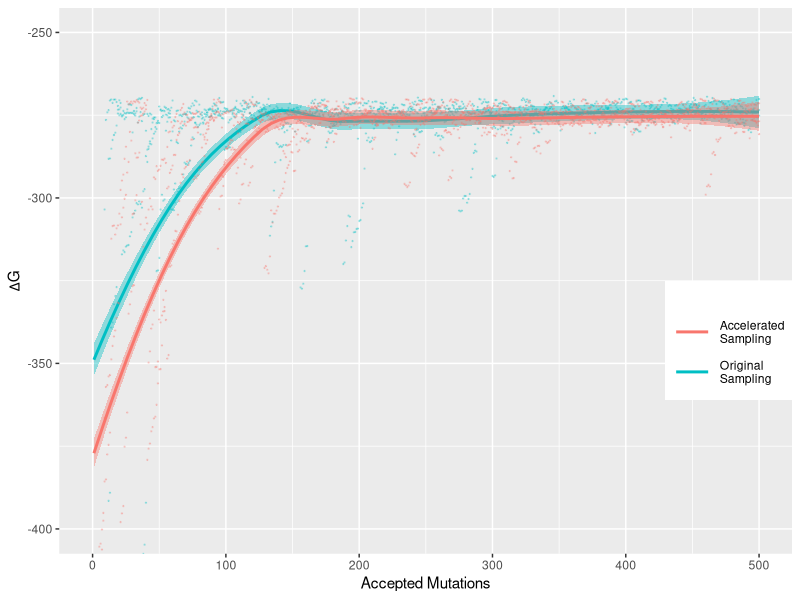

Write the R code that produced this figure. (Note: this script raises an error after producing the figure.)
library(ggplot2)
library(cowplot)
library(gridExtra)
#draws G and delta G for protein simulations. This program assumes that you are reading files that are only 500 long


#color scale to match ggplots default
ggplotColours <- function(n = 6, h = c(0, 360) + 15){
  if ((diff(h) %% 360) < 1) h[2] <- h[2] - 360/n
  hcl(h = (seq(h[1], h[2], length = n)), c = 100, l = 65)
}

ggcols=ggplotColours(n = 2)
cbbPalette <- c(ggcols[1],ggcols[2])

#make a base theme for ggplot
base <-theme(panel.border=element_blank(), axis.line=element_line())
  base <- base + theme(axis.title.x = element_text(size=32/3, vjust=-0.25/3))
  base <- base + theme(axis.text.x = element_text(size=24/3, vjust=1.3/3))
  base <- base + theme(axis.title.y = element_text(size=32/3, vjust=-0.5/3))
  base <- base + theme(axis.text.y = element_text(size=24/3, hjust=1/3))
  base <- base + theme(axis.line = element_line(colour = 'black', size = 1.5/3))
  base <- base + theme(axis.ticks.y = element_line(colour = 'black', size = 1.5/3))
  base <- base + theme(axis.ticks.x = element_line(colour = 'black', size = 1.5/3))

#labels and colors
nam<-paste(paste("delta"),"G of Mutant")
cols <- c("Accelerated\nSampling"=cbbPalette[1],"Original\nSampling"=cbbPalette[2])


data_MH <- read.csv('MH_run1.csv',header=TRUE)
data2_MH <- read.csv('MH_run2.csv',header=TRUE)
data3_MH <- read.csv('MH_run3.csv',header=TRUE)

data_WF <- read.csv('WF_run1.csv',header=TRUE)
data2_WF <- read.csv('WF_run2.csv',header=TRUE)
data3_WF <- read.csv('WF_run3.csv',header=TRUE)


gens_MH<-as.vector(data_MH$Rosetta)
gens2_MH<-as.vector(data2_MH$Rosetta)
gens3_MH<-as.vector(data3_MH$Rosetta)


gens_WF<-as.vector(data_WF$Rosetta)
gens2_WF<-as.vector(data2_WF$Rosetta)
gens3_WF<-as.vector(data3_WF$Rosetta)


#put everything into a big matrix so we can calc means
mat_MH<-cbind(as.vector(as.numeric(gens_MH)),as.vector(as.numeric(gens2_MH)),as.vector(as.numeric(gens3_MH)))
mat_WF<-cbind(as.vector(as.numeric(gens_WF)),as.vector(as.numeric(gens2_WF)),as.vector(as.numeric(gens3_WF)))


mh_mean<-rowMeans(mat_MH)

wf_mean<-rowMeans(mat_WF)

#t test on row means
t.test(mh_mean,wf_mean)


#collect data from delta G plot
temp_data<-data.frame(seq=0:500,MH=as.vector(as.numeric(mat_MH)),WF=as.vector(as.numeric(mat_WF)),MH_mean=mh_mean,WF_mean=wf_mean)

mh_all<-ggplot(temp_data,aes(x=seq,y=MH))
mh_all<-mh_all+geom_smooth(aes(x=seq,y=WF,colour= "Original\nSampling"),temp_data,method=loess,span=.5,fill=cbbPalette[2],fullrange=FALSE)
mh_all<-mh_all+geom_point(aes(x=seq,y=WF),col=cbbPalette[2],size=.2,alpha=.25)
mh_all<-mh_all+geom_point(aes(x=seq,y=MH,colour="Accelerated\nSampling"),col=cbbPalette[1],size=.2,alpha=.25)
mh_all<-mh_all+geom_smooth(aes(x=seq,y=MH,colour="Accelerated\nSampling"),fill=cbbPalette[1],method=loess,span=.5,fullrange=FALSE)
mh_all<-mh_all+ylab(expression(paste(Delta,G)))
mh_all<-mh_all+xlab("Accepted Mutations")
mh_all<-mh_all+coord_cartesian(ylim=c(-400,-250))
mh_all<-mh_all+scale_colour_manual(values=c(cbbPalette[1],cbbPalette[2]))
mh_all<-mh_all+theme(legend.justification = c(1, 1), legend.position = c(1, .5))
mh_all<-mh_all+ guides(color=guide_legend(override.aes=list(fill=NA)))
mh_all<-mh_all+theme(legend.key.size = unit(2, 'lines'), legend.key = element_rect(fill = "transparent", colour = "transparent"))+scale_colour_manual(name="",values=cols) 

#repeat the process for delta delta G
gens_MH<-as.vector(data_MH$Score)
gens2_MH<-as.vector(data2_MH$Score)
gens3_MH<-as.vector(data3_MH$Score)


gens_WF<-as.vector(data_WF$Score)
gens2_WF<-as.vector(data2_WF$Score)
gens3_WF<-as.vector(data3_WF$Score)

mat_MH<-cbind(as.vector(as.numeric(gens_MH)),as.vector(as.numeric(gens2_MH)),as.vector(as.numeric(gens3_MH)))
mat_WF<-cbind(as.vector(as.numeric(gens_WF)),as.vector(as.numeric(gens2_WF)),as.vector(as.numeric(gens3_WF)))

mh_mean<-rowMeans(mat_MH)
wf_mean<-rowMeans(mat_WF)

#put delta delta G into data frame
temp_data<-data.frame(seq=0:500,MH=as.vector(as.numeric(mat_MH)),WF=as.vector(as.numeric(mat_WF)),MH_mean=mh_mean,WF_mean=wf_mean)

mh_all2<-ggplot(data=temp_data,aes(x=seq,y=MH,colour="Accelerated\nSampling"))
mh_all2<-mh_all2 +ylab(expression(paste(paste(Delta,Delta),G)))+xlab("Accepted Mutations")
mh_all2<-mh_all2+ geom_point(aes(x=seq,y=WF),col=cbbPalette[2],temp_data,size=.2,alpha=.25)
mh_all2<-mh_all2+ geom_point(aes(x=seq,y=MH),col=cbbPalette[1],temp_data,size=.2,alpha=.25)
mh_all2<-mh_all2+ geom_smooth(aes(x=seq,y=WF,colour="Original\nSampling"),temp_data,fill=cbbPalette[2])
mh_all2<-mh_all2+geom_smooth(aes(x=seq,y=MH,colour="Accelerated\nSampling"),temp_data,fill=cbbPalette[1]) 
mh_all2<-mh_all2+theme(legend.position="none")
mh_all2<-mh_all2+ coord_cartesian(ylim=c(-10,10))

pdf("Engergies_first500accepts.pdf", onefile=FALSE)
plot_grid(mh_all,mh_all2,labels=c("A","B"),ncol=1,align='v')
dev.off()


